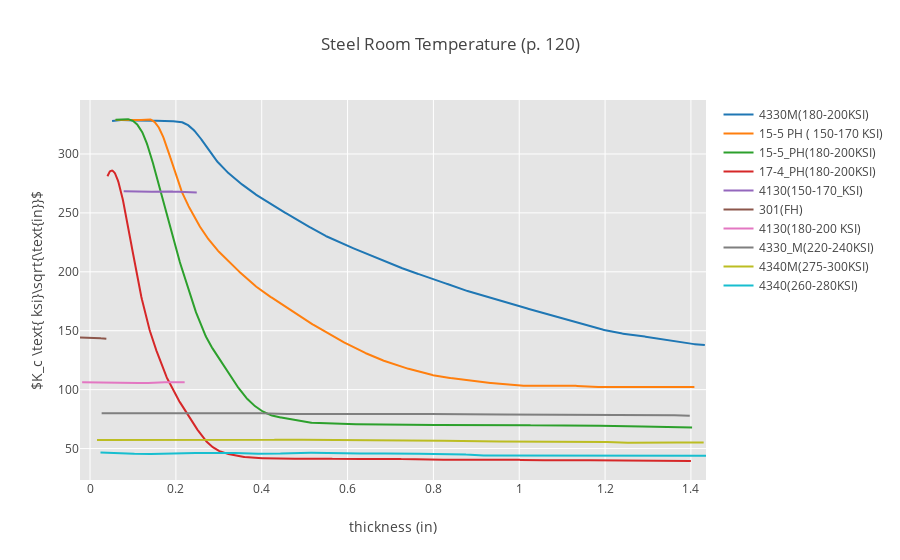

The code cell stored with this chart in its notebook:
### Code cell
iplot(fig[6],validate=False)

### Figure 1 — Plotly figure (JSON) as saved in the notebook; plotly's stock layout.template omitted (floating-point values rounded to 4 significant figures; data arrays with more than 128 entries replaced by an {"elided": "..."} marker saying what was removed)
{"data": [{"name": "4330M(180-200KSI)", "type": "scatter", "x": {"elided": "1000 float values"}, "y": {"elided": "1000 float values"}}, {"name": "15-5 PH ( 150-170 KSI)", "type": "scatter", "x": {"elided": "1000 float values"}, "y": {"elided": "1000 float values"}}, {"name": "15-5_PH(180-200KSI)", "type": "scatter", "x": {"elided": "1000 float values"}, "y": {"elided": "1000 float values"}}, {"name": "17-4_PH(180-200KSI)", "type": "scatter", "x": {"elided": "1000 float values"}, "y": {"elided": "1000 float values"}}, {"name": "4130(150-170_KSI)", "type": "scatter", "x": {"elided": "1000 float values"}, "y": {"elided": "1000 float values"}}, {"name": "301(FH)", "type": "scatter", "x": {"elided": "1000 float values"}, "y": {"elided": "1000 float values"}}, {"name": "4130(180-200 KSI)", "type": "scatter", "x": {"elided": "1000 float values"}, "y": {"elided": "1000 float values"}}, {"name": "4330_M(220-240KSI)", "type": "scatter", "x": {"elided": "1000 float values"}, "y": {"elided": "1000 float values"}}, {"name": "4340M(275-300KSI)", "type": "scatter", "x": {"elided": "1000 float values"}, "y": {"elided": "1000 float values"}}, {"name": "4340(260-280KSI)", "type": "scatter", "x": {"elided": "1000 float values"}, "y": {"elided": "1000 float values"}}], "layout": {"plot_bgcolor": "rgb(229, 229, 229)", "title": "Steel Room Temperature (p. 120)", "xaxis": {"gridcolor": "rgb(255,255,255)", "title": "thickness (in)", "zerolinecolor": "rgb(255,255,255)"}, "yaxis": {"gridcolor": "rgb(255,255,255)", "title": "$K_c \\text{ ksi}\\sqrt{\\text{in}}$", "zerolinecolor": "rgb(255,255,255)"}}}
